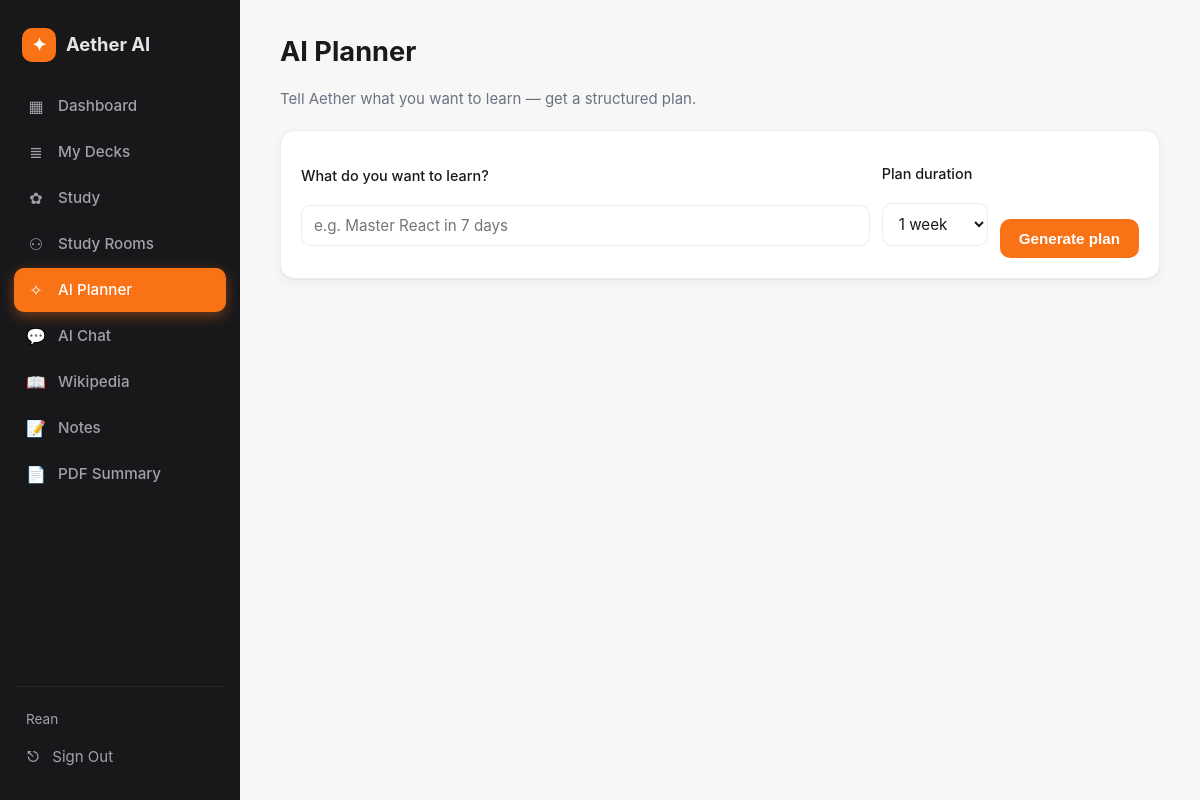
The app's page /planner/ (signed in), older data.
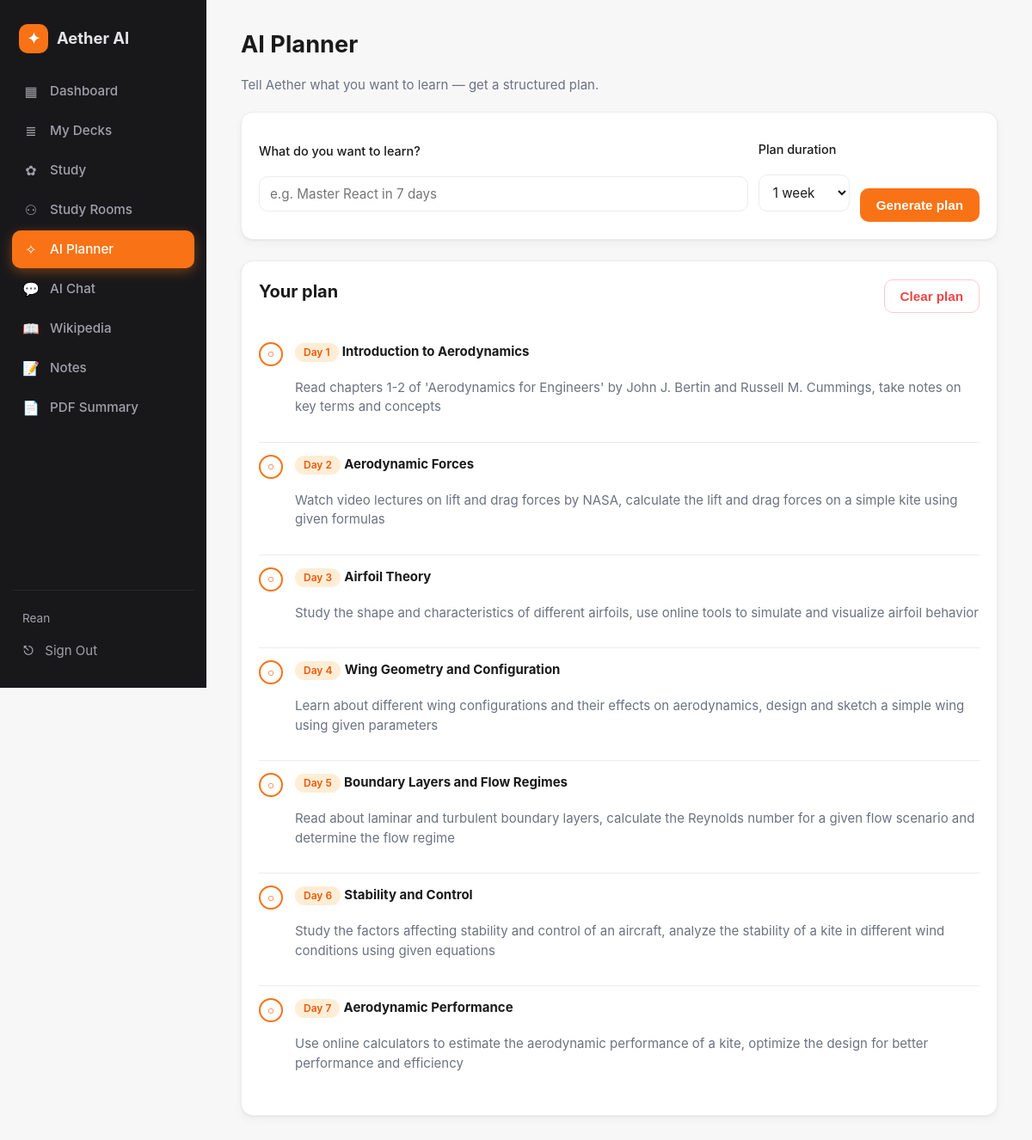
The same page, newer data.
### app/models.py (models this page shows, shortened)
class User(UserMixin, db.Model):
    __tablename__ = "users"
    id = db.Column(db.Integer, primary_key=True)
    email = db.Column(db.String(120), unique=True, nullable=False)
    name = db.Column(db.String(80), nullable=False, default="Learner")
    password_hash = db.Column(db.String(256), nullable=False)
    created_at = db.Column(db.DateTime, default=datetime.utcnow)
    notes = db.relationship("Note", backref="user", cascade="all,delete", lazy=True)
    decks = db.relationship("Deck", backref="user", cascade="all,delete", lazy=True)
    quizzes = db.relationship("Quiz", backref="user", cascade="all,delete", lazy=True)
    sessions = db.relationship("ChatSession", backref="user", cascade="all,delete", lazy=True)
    plans = db.relationship("PlanItem", backref="user", cascade="all,delete", lazy=True)
    rooms = db.relationship("StudyRoom", backref="user", cascade="all,delete", lazy=True)
    activities = db.relationship("StudyActivity", backref="user", cascade="all,delete", lazy=True)

class PlanItem(db.Model):
    __tablename__ = "plan_items"
    id = db.Column(db.Integer, primary_key=True)
    user_id = db.Column(db.Integer, db.ForeignKey("users.id"), nullable=False)
    day = db.Column(db.String(20), nullable=False)
    topic = db.Column(db.String(200), nullable=False)
    detail = db.Column(db.Text, nullable=True)
    done = db.Column(db.Boolean, default=False)
    created_at = db.Column(db.DateTime, default=datetime.utcnow)

### app/routes/planner.py (the view, shortened to what this page needs)
@planner_bp.route("/", methods=["GET", "POST"])
@login_required
def index():
    form = PlannerForm()
    if request.method == "GET":
        pre = request.args.get("goal")
        if pre:
            form.goal.data = pre
    items = (PlanItem.query.filter_by(user_id=current_user.id)
             .order_by(PlanItem.id.asc()).all())
    return render_template("planner/index.html", form=form, items=items)

### app/forms.py
class PlannerForm(FlaskForm):
    goal = StringField("What do you want to learn?",
                       validators=[DataRequired(), Length(max=200)])
    days = SelectField("Plan duration",
                       choices=[("3", "3 days"), ("5", "5 days"), ("7", "1 week"),
                                ("14", "2 weeks")],
                       default="7")
    submit = SubmitField("Generate plan")

### app/templates/planner/index.html (shortened to what this page needs)
{% extends "base.html" %}
{% block content %}
<div class="page-head">
  <h1>AI Planner</h1>
  <p class="muted">Tell Aether what you want to learn — get a structured plan.</p>
</div>
<div class="card">
  <form method="POST" class="row-form">
    <div class="grow">
      <label>{{ form.goal.label }}
        {{ form.goal(class_="input", placeholder="e.g. Master React in 7 days") }}</label>
    </div>
    <div>
      <label>{{ form.days.label }} {{ form.days(class_="input") }}</label>
    </div>
    {{ form.submit(class_="btn") }}
  </form>
</div>
{% if items %}
<div class="card mt-24">
  <div class="row-between">
    <h2>Your plan</h2>
    <form method="POST" action="{{ url_for('planner.clear') }}"
          onsubmit="return confirm('Clear the whole plan?')">
      <button class="btn-outline danger">Clear plan</button>
    </form>
  </div>
  <ul class="plan-list">
    {% for it in items %}
      <li class="{% if it.done %}done{% endif %}">
        <form method="POST" action="{{ url_for('planner.toggle', item_id=it.id) }}" class="check-form">
          <button title="Toggle">{% if it.done %}✓{% else %}○{% endif %}</button>
        </form>
        <div>
          <div class="day-tag">{{ it.day }}</div>
          <strong>{{ it.topic }}</strong>
          {% if it.detail %}<p class="muted">{{ it.detail }}</p>{% endif %}
        </div>
      </li>
    {% endfor %}
  </ul>
</div>
{% endif %}
{% endblock %}

### app/templates/base.html (shortened to what this page needs)
<!DOCTYPE html>
<html lang="en">
<head>
  <link rel="stylesheet" href="{{ url_for('static', filename='css/styles.css') }}">
</head>
<body class="{% if current_user.is_authenticated %}has-sidebar{% endif %}">
{% if current_user.is_authenticated %}
  <aside class="sidebar">
    <a class="brand" href="{{ url_for('dashboard.index') }}">
      <span class="brand-logo">✦</span>
      <span class="brand-name">{{ BRAND }}</span>
    </a>
    <nav class="side-nav">
      <a href="{{ url_for('dashboard.index') }}"
         class="{% if request.endpoint == 'dashboard.index' %}active{% endif %}">
        <span class="ico">▦</span> Dashboard
      </a>
      <a href="{{ url_for('flashcards.index') }}"
         class="{% if request.blueprint == 'flashcards' %}active{% endif %}">
        <span class="ico">≣</span> My Decks
      </a>
      <a href="{{ url_for('quizzes.index') }}"
         class="{% if request.blueprint == 'quizzes' %}active{% endif %}">
        <span class="ico">✿</span> Study
      </a>
      <a href="{{ url_for('rooms.index') }}"
         class="{% if request.blueprint == 'rooms' %}active{% endif %}">
        <span class="ico">⚇</span> Study Rooms
      </a>
      <a href="{{ url_for('planner.index') }}"
         class="{% if request.blueprint == 'planner' %}active{% endif %}">
        <span class="ico">✧</span> AI Planner
      </a>
      <a href="{{ url_for('chat.index') }}"
         class="{% if request.blueprint == 'chat' %}active{% endif %}">
        <span class="ico">💬</span> AI Chat
      </a>
      <a href="{{ url_for('wikipedia.index') }}"
   class="{% if request.blueprint == 'wikipedia' %}active{% endif %}">
  <span class="ico">📖</span> Wikipedia
</a>
      <a href="{{ url_for('notes.index') }}"
         class="{% if request.blueprint == 'notes' %}active{% endif %}">
        <span class="ico">📝</span> Notes
      </a>
      <a href="{{ url_for('pdf.index') }}"
         class="{% if request.blueprint == 'pdf' %}active{% endif %}">
        <span class="ico">📄</span> PDF Summary
      </a>
    </nav>
    <div class="side-bottom">
      <div class="user-line">{{ current_user.name }}</div>
      <a class="side-logout" href="{{ url_for('auth.logout') }}">
        <span class="ico">⎋</span> Sign Out
      </a>
    </div>
  </aside>
{% endif %}
<main class="{% if current_user.is_authenticated %}content{% else %}container{% endif %}">
  {% block content %}{% endblock %}
</main>
</body>
</html>

### app/static/css/styles.css (style rules this page uses)
:root { --bg: #f7f7f8; --surface: #ffffff; --text: #1a1a1a; --muted: #6b7280; --border: #ececec; --accent: #f97316; --accent-soft: #ffedd5; --accent-dark: #ea580c; --good: #10b981; --bad: #ef4444; --sidebar: #18181b; --sidebar-soft: #27272a; --sidebar-text: #e4e4e7; --sidebar-muted: #a1a1aa; --shadow: 0 1px 2px rgba(0,0,0,0.05), 0 4px 12px rgba(0,0,0,0.04); --radius: 14px; }
* { box-sizing: border-box; }
html, body { margin: 0; padding: 0; }
body { font-family: -apple-system, "Segoe UI", Roboto, "Helvetica Neue", sans-serif; background: var(--bg); color: var(--text); min-height: 100vh; font-size: 15px; line-height: 1.5; }
a { color: var(--accent-dark); text-decoration: none; }
h1 { font-size: 1.7rem; margin: 0 0 6px; }
h2 { font-size: 1.25rem; margin: 0 0 12px; }
.muted { color: var(--muted); }
.mt-24 { margin-top: 24px; }
body.has-sidebar { display: flex; min-height: 100vh; }
.sidebar { width: 240px; background: var(--sidebar); color: var(--sidebar-text); display: flex; flex-direction: column; padding: 22px 14px; position: sticky; top: 0; height: 100vh; }
.brand { display: flex; align-items: center; gap: 10px; padding: 6px 8px 22px; font-weight: 700; font-size: 1.15rem; color: var(--sidebar-text); text-decoration: none; }
.brand-logo { display: inline-flex; align-items: center; justify-content: center; width: 34px; height: 34px; border-radius: 10px; background: var(--accent); color: white; font-size: 1.1rem; font-weight: 700; }
.side-nav { display: flex; flex-direction: column; gap: 2px; }
.side-nav a { display: flex; align-items: center; gap: 12px; padding: 10px 12px; border-radius: 10px; color: var(--sidebar-muted); text-decoration: none; font-weight: 500; font-size: 0.95rem; }
.side-nav a.active { background: var(--accent); color: white; box-shadow: 0 4px 14px rgba(249,115,22,0.4); }
.side-nav .ico { display: inline-flex; align-items: center; justify-content: center; width: 20px; font-size: 1rem; }
.side-bottom { margin-top: auto; padding-top: 16px; border-top: 1px solid var(--sidebar-soft); }
.user-line { color: var(--sidebar-muted); padding: 6px 12px; font-size: 0.85rem; }
.side-logout { display: flex; align-items: center; gap: 12px; padding: 10px 12px; border-radius: 10px; color: var(--sidebar-muted); text-decoration: none; }
.content { flex: 1; padding: 32px 40px; max-width: calc(100vw - 240px); overflow-x: hidden; }
.btn, .btn-lg, .btn-outline { display: inline-flex; align-items: center; justify-content: center; gap: 8px; padding: 10px 18px; border-radius: 10px; font-weight: 600; font-size: 0.95rem; cursor: pointer; border: 1px solid transparent; background: var(--accent); color: white; text-decoration: none; transition: all 0.15s; }
.btn-outline { background: white; color: var(--text); border-color: var(--border); }
.danger { color: var(--bad); border-color: #fecaca; }
.card { background: var(--surface); border: 1px solid var(--border); border-radius: var(--radius); padding: 20px; box-shadow: var(--shadow); }
.page-head { margin-bottom: 20px; }
.row-between { display: flex; justify-content: space-between; align-items: center; gap: 16px; flex-wrap: wrap; }
.row-form { display: flex; gap: 12px; align-items: end; flex-wrap: wrap; }
.row-form .grow { flex: 1; min-width: 240px; }
.input, .textarea { width: 100%; padding: 10px 12px; margin-top: 6px; background: white; border: 1px solid var(--border); border-radius: 10px; color: var(--text); font-size: 0.95rem; font-family: inherit; transition: border 0.15s, box-shadow 0.15s; }
label { display: block; margin: 12px 0; color: var(--text); font-size: 0.9rem; font-weight: 500; }
.plan-list { list-style: none; padding: 0; margin: 18px 0 0; }
.plan-list li { display: flex; gap: 14px; padding: 14px 0; border-bottom: 1px solid var(--border); }
.plan-list li:last-child { border-bottom: 0; }
.day-tag { display: inline-block; background: var(--accent-soft); color: var(--accent-dark); padding: 2px 10px; border-radius: 999px; font-size: 0.75rem; font-weight: 600; margin-bottom: 4px; }
.check-form button { width: 28px; height: 28px; border-radius: 50%; border: 2px solid var(--accent); background: white; color: var(--accent-dark); cursor: pointer; font-weight: 700; font-size: 0.85rem; }

Row changes from the older to the newer data that the page shows:
added PlanItem: day "Day 1", topic "Introduction to Aerodynamics", detail "Read chapters 1-2 of 'Aerodynamics for Engineers' by John J. Bertin and Russell M. Cummings, take notes on key terms and concepts"
added PlanItem: day "Day 2", topic "Aerodynamic Forces", detail "Watch video lectures on lift and drag forces by NASA, calculate the lift and drag forces on a simple kite using given formulas"
added PlanItem: day "Day 3", topic "Airfoil Theory", detail "Study the shape and characteristics of different airfoils, use online tools to simulate and visualize airfoil behavior"
added PlanItem: day "Day 4", topic "Wing Geometry and Configuration", detail "Learn about different wing configurations and their effects on aerodynamics, design and sketch a simple wing using given parameters"
added PlanItem: day "Day 5", topic "Boundary Layers and Flow Regimes", detail "Read about laminar and turbulent boundary layers, calculate the Reynolds number for a given flow scenario and determine the flow regime"
added PlanItem: day "Day 6", topic "Stability and Control", detail "Study the factors affecting stability and control of an aircraft, analyze the stability of a kite in different wind conditions using given equations"
added PlanItem: day "Day 7", topic "Aerodynamic Performance", detail "Use online calculators to estimate the aerodynamic performance of a kite, optimize the design for better performance and efficiency"
Text that changed along with them:
text now shown: "Your plan Clear plan"
